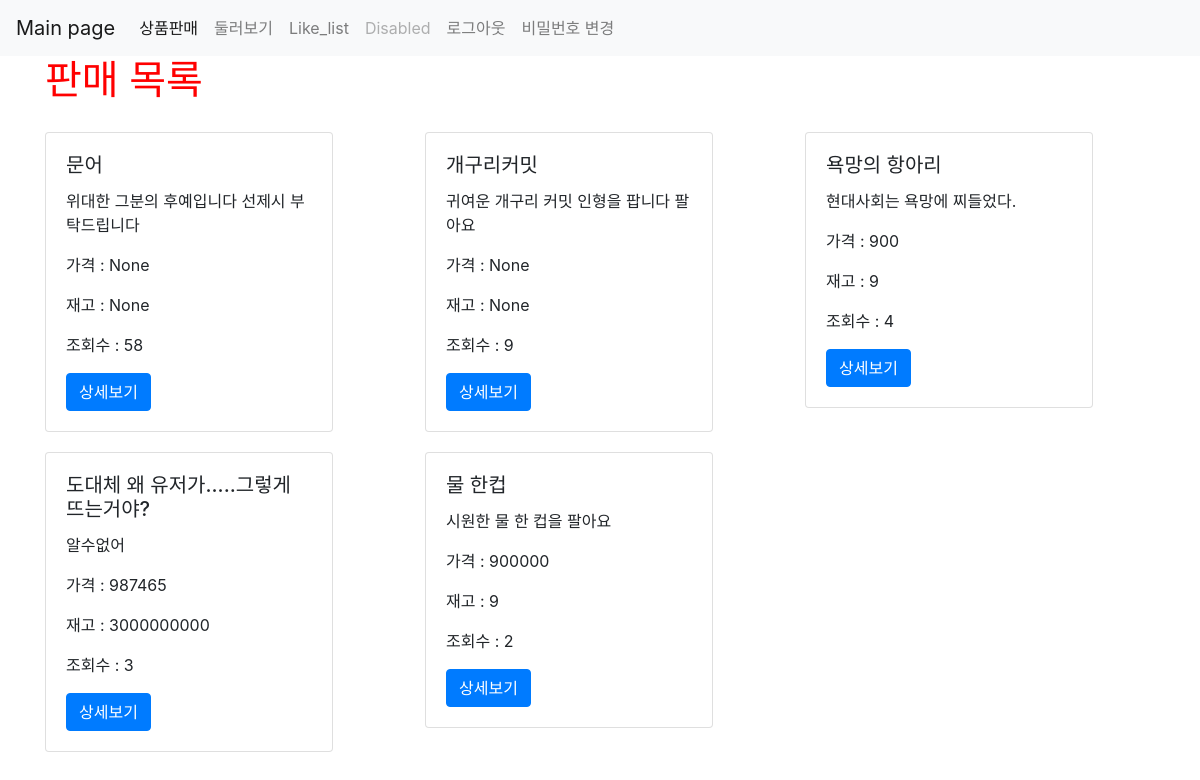
The page /products/ (signed in) on the database as committed earlier.
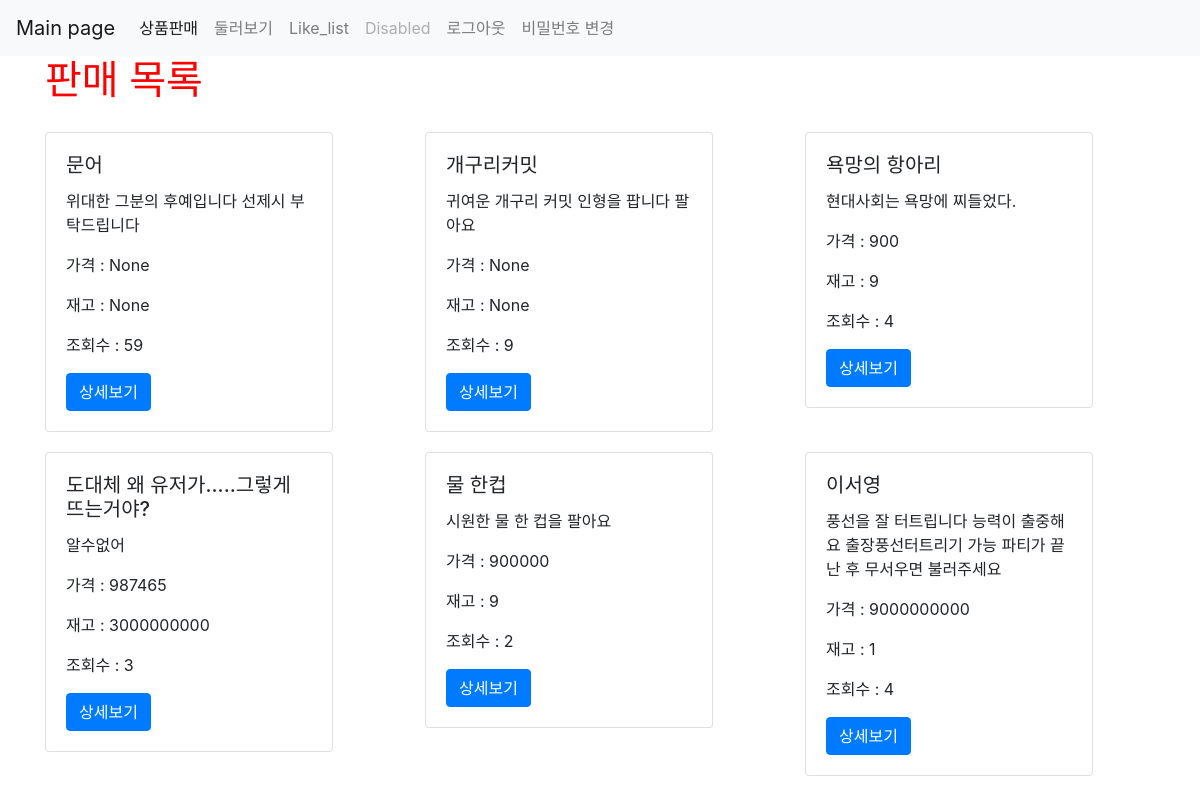
The same page on the database as committed later.
### products/models.py (models this page shows, shortened)
class Product(models.Model):
    title = models.CharField(max_length = 100)
    content = models.TextField()
    user = models.ForeignKey(User, on_delete=models.CASCADE, null=True)
    created_at = models.DateTimeField(auto_now_add = True)
    updated_at = models.DateTimeField(auto_now = True)
    view_count = models.IntegerField(default=0)
    image = models.ImageField(upload_to='images/', null=True)
    price = models.IntegerField(null=True)
    stock = models.IntegerField(null=True)
    like_user_set = models.ManyToManyField(User, blank=True, related_name='like_user_set', through='Like')

### products/views.py (the view)
# urls.py: path('', views.main, name="main"),
def main(request):
    all_products = Product.objects.all()
    return render (request, 'products/main.html', {'products': all_products})

### products/templates/products/main.html
{% extends 'base.html' %}
{% load static %}
{% block content %}
{% include 'shared/_navbar.html' %}
    <div class="container">
        {% if user.is_authenticated %}
            <h1>판매 목록</h1>
            <div class="row">
                {% for product in products %}
                    <div class="col-md-4 col-12">
                        <div class="card" style="width: 18rem; margin-top: 20px;">
                            <div class="card-body">
                                <h5 class="card-title">{{ product.title }}</h5>
                                <p class="card-content">{{ product.content }}</p>
                                <p>가격 : {{ product.price }}</p>
                                <p>재고 : {{ product.stock }}</p>
                                <p>조회수 : {{ product.view_count }}</p>
                                <a href="{% url 'products:show' product.pk %}" class="btn btn-primary">상세보기</a>
                            </div>
                        </div>
                    </div>
                 {% endfor %}
            </div>
        {% else %}
            <h3>로그인 후 이용이 가능합니다.</h3>
            <a href="{% url 'account_login' %}" class="btn btn-warning">로그인</a>
            <a href="{% url 'account_signup' %}" class="btn btn-warning">회원가입</a>
        {% endif %}
    </div>
{% endblock %}

Rows that differ between the two databases and show on the page:
changed Product "문어": view_count "58" → "59"
added Product: title "이서영", content "풍선을 잘 터트립니다 능력이 출중해요 출장풍선터트리기 가능 파티가 끝난 후 무서우면 불러주세요", price "9000000000", stock "1", view_count "4"
